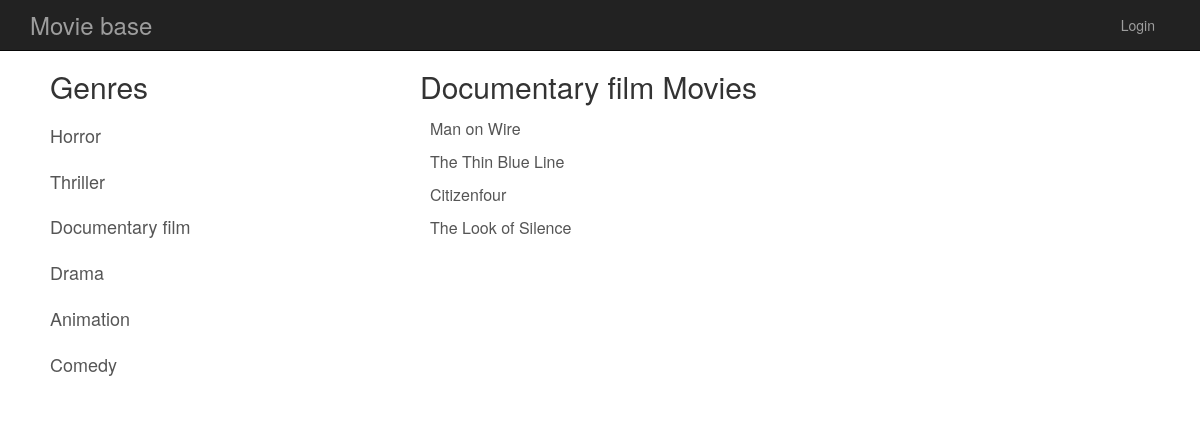
Page /genre/3/ on the committed database.
### database_setup.py (models this page shows, shortened)
class Genre(Base):
    __tablename__ = 'genre'
    id = Column(Integer, primary_key=True)
    name = Column(String(250), nullable=False)
    user_id = Column(Integer, ForeignKey('user.id'))
    user = relationship(User)

class Movie(Base):
    __tablename__ = 'movie'
    id = Column(Integer, primary_key=True)
    title = Column(String(80), nullable=False)
    description = Column(String(500))
    year = Column(String(8))
    director = Column(String(250))
    genre_id = Column(Integer, ForeignKey('genre.id'))
    genre = relationship(Genre)
    user_id = Column(Integer, ForeignKey('user.id'))
    user = relationship(User)

### project.py (the view)
@app.route('/genre/<int:genre_id>/')
def showGenre(genre_id):
    genres = session.query(Genre).all()
    genre = session.query(Genre).filter_by(id=genre_id).one()
    movies = session.query(Movie).filter_by(
        genre_id=genre_id).all()
    return render_template('genre.html',
                           genres=genres,
                           movies=movies,
                           genre=genre,
                           user=login_session)

### templates/genre.html (shortened to what this page needs)
{% extends "base.html" %}
{% block content %}
<div class="row">
  <div class="col-md-4 genres-list">
    <h2 class="genres-list__title">Genres</h2>
    <ul class="genres-list__ul">
      {% for g in genres %}
        <li class="genres-list__item"><a href="{{url_for('showGenre', genre_id=g.id)}}">{{g.name}}</a></li>
      {% endfor %}
    </ul>
  </div>
  <div class="col-md-8 movies-list">
    <h2 class="movies-list__title">{{genre.name}} Movies</h2>
    <ul class="movies-list__ul">
      {% for m in movies %}
        <li class="movies-list__item"><a href="{{url_for('movie', genre_id=m.genre_id, movie_id=m.id)}}">{{m.title}}</a></li>
      {% endfor %}
    </ul>
  </div>
</div>
{% endblock %}

### static/styles.css (style rules this page uses)
.genres-list__ul { padding: 0; }
.genres-list__title { padding-left: 20px; }
.genres-list__item { display: block; }
.genres-list__item a { display: block; padding: 10px 20px; font-size: 18px; color: #555; text-decoration: none; }
.movies-list__ul { padding: 0; }
.movies-list__item { display: block; }
.movies-list__item a { display: block; padding: 5px 10px; font-size: 16px; color: #555; text-decoration: none; }

### rows in the picture
Genre: name "Horror"
Genre: name "Thriller"
Genre: name "Documentary film"
Genre: name "Drama"
Genre: name "Animation"
Genre: name "Comedy"
Movie: title "Man on Wire"
Movie: title "The Thin Blue Line"
Movie: title "Citizenfour"
Movie: title "The Look of Silence"
